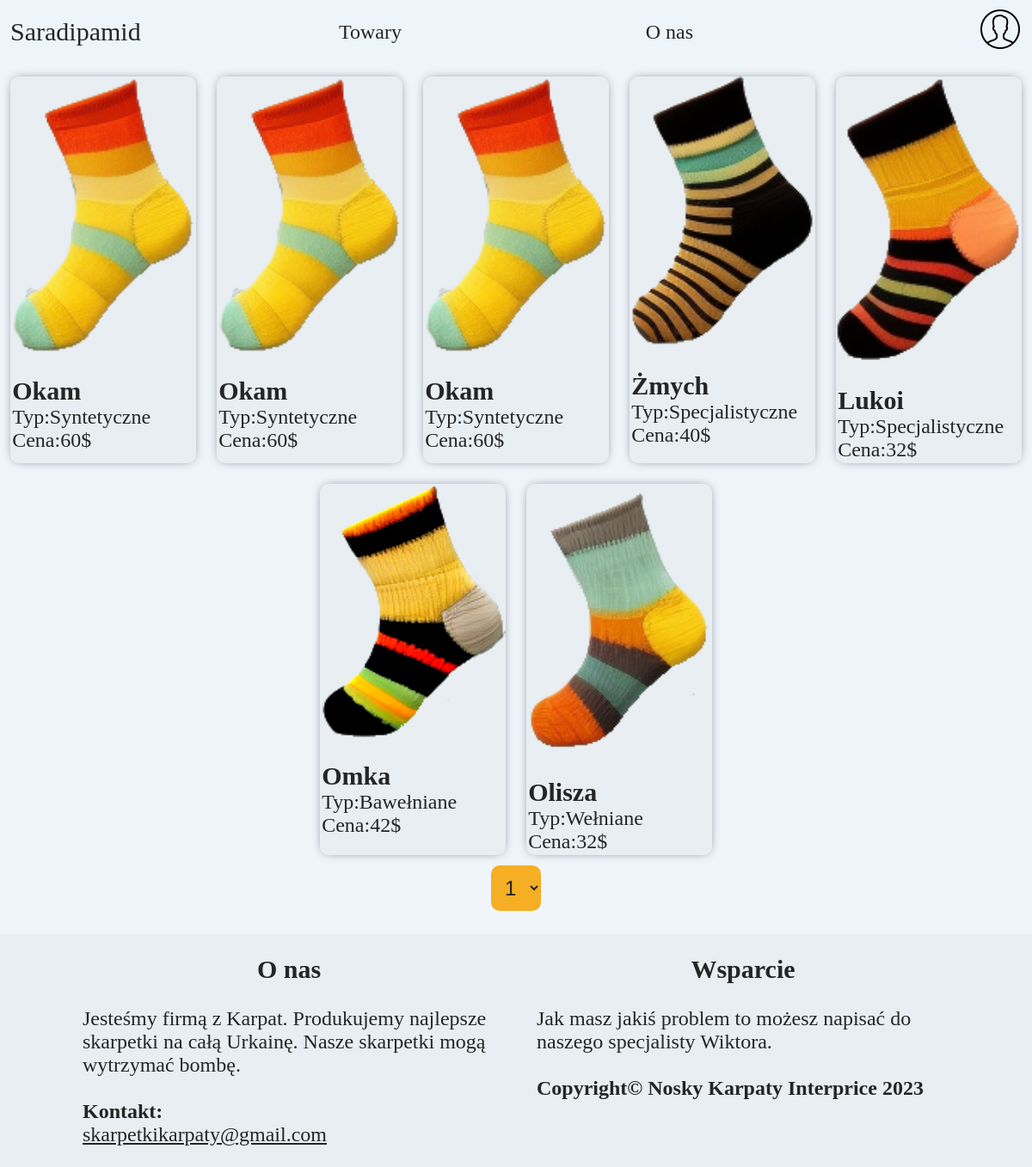
The app's page /alltow.php?page=1, older data.
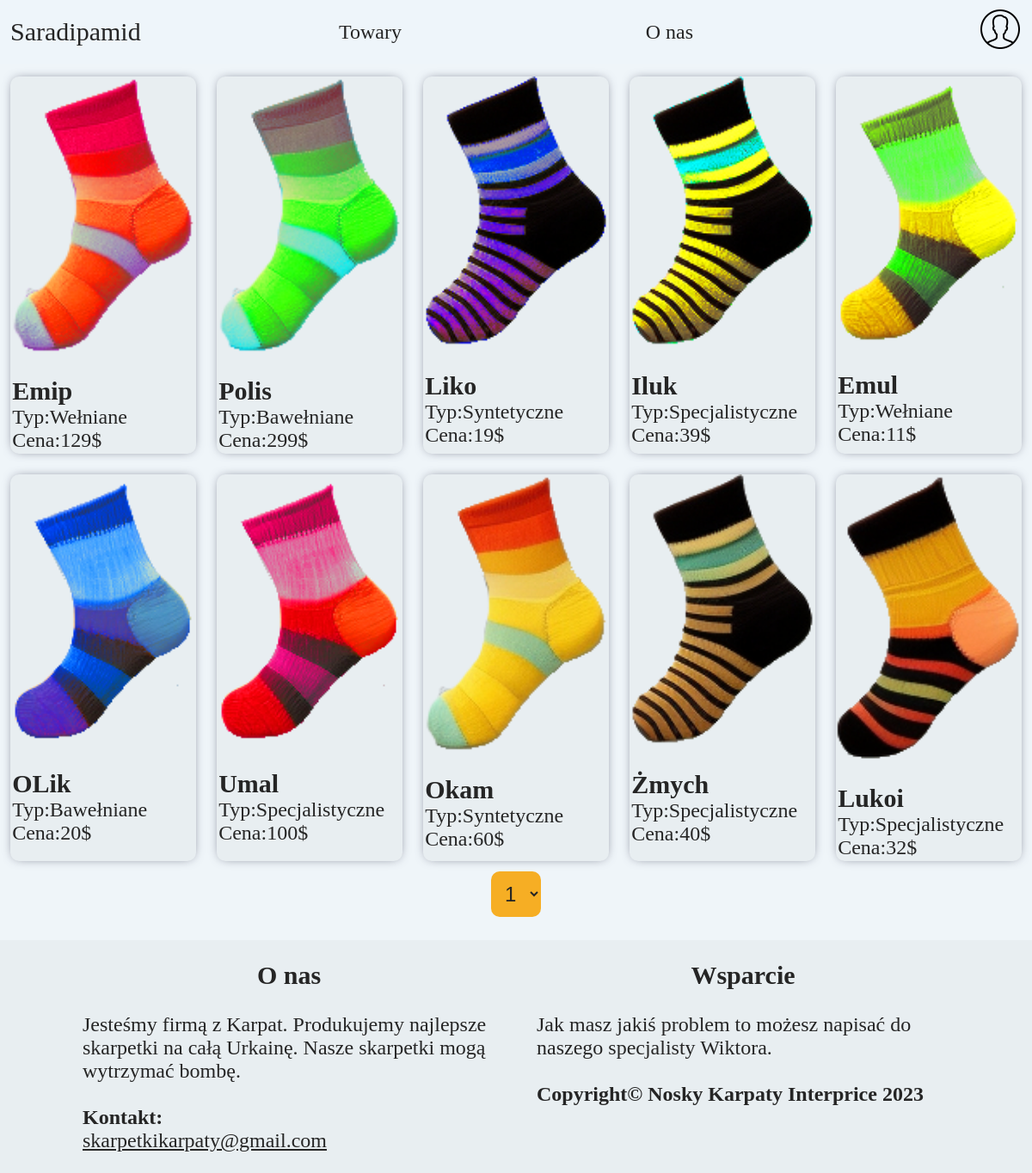
The same page, newer data.
### tables this page shows
CREATE TABLE `noski` (
  `id` int(11) NOT NULL AUTO_INCREMENT,
  `nazwa` text NOT NULL,
  `typ` int(11) NOT NULL,
  `cena` int(11) NOT NULL,
  `foto` varchar(255) NOT NULL,
  PRIMARY KEY (`id`),
  KEY `tym` (`typ`),
  CONSTRAINT `noski_ibfk_1` FOREIGN KEY (`typ`) REFERENCES `typy` (`id`)
);

CREATE TABLE `typy` (
  `id` int(11) NOT NULL AUTO_INCREMENT,
  `typ` enum('Wełniane','Bawełniane','Syntetyczne','Specjalistyczne') NOT NULL,
  `opis` varchar(20000) NOT NULL,
  PRIMARY KEY (`id`),
  UNIQUE KEY `inf2` (`opis`) USING HASH
);

### alltow.php (the view, shortened to what this page needs)
<?php
	require_once"connect.php";
	$page = $_GET['page'];
	$offset = ($page - 1) * 10;
	$com = "SELECT noski.id, noski.nazwa, noski.cena, noski.foto, typy.typ, typy.opis FROM noski, typy WHERE noski.typ = typy.typ ORDER BY noski.id DESC LIMIT 10 OFFSET $offset; ";
	$casd = mysqli_query($conn, $com);
?>
<!DOCTYPE html>
<html lang="pl-PL">
<head>
	<link rel="stylesheet" href="style.css">
</head>
<body>
	<header>
		<div class="menu menu1">
			<p><a style="font-size: 30px; text-decoration: none;" href="index.php">Saradipamid</a></p>
		</div>
		<div class="menu menu2">
			<a href="#towar">Towary</a>
			<a href="#stop">O nas</a>
		</div>
		<div class="menu menu3">
			<div class="log">
				<?php
				if (@$_SESSION['user']) {
					echo "
					<a href='profile.php' style='text-decoration: none;'>Witaj ".@$_SESSION['user']['imie']."</a>
					";
				}else {
					echo "
						<a href='login.php'>
							<img src='img/BBD/profile.png' alt=''>
						</a>
				";
				}
				?>
			</div>
		</div>
	</header>
	<br>
	<article id="towar">
		<?php
		while ($row = mysqli_fetch_assoc($casd)) {
			echo
			"
			<a class='to' href='insert.php?id=".$row['id']."'>
				<div class='tow'>
					<img src='".$row['foto']."'>
					<div>
						<h1 style='font-size: 30px;'>".$row['nazwa']."</h1>
						<p>Typ:".$row['typ']."</p>
						<p>Cena:".$row['cena']."$</p>
					</div>
				</div>
			</a>
			"
			;
		}
		?>
	</article>
		<select onchange="window.location.href=this.options[this.selectedIndex].value" name="" id="strona">
			<option value=""><?php echo $page;?></option>
		</select>
	<br>
	<footer id="stop">
		<div class="fot1">
			<h1>O nas</h1>
			<br>
			<p>Jesteśmy firmą z Karpat. Produkujemy najlepsze skarpetki na całą Urkainę. Nasze skarpetki mogą wytrzymać bombę.</p>
			<br>
			<h2>Kontakt:</h2><a href="#">skarpetkikarpaty@gmail.com</a>
		</div>
		<div class="fot2">
			<h1>Wsparcie</h1>
			<br>
			<p>Jak masz jakiś problem to możesz napisać do naszego specjalisty Wiktora.</p>
			<br>
			<h2>Copyright&copy Nosky Karpaty Interprice 2023</h2>
		</div>
	</footer>
</body>
</html>

### style.css (style rules this page uses)
* { margin: 0; padding: 0; font-size: 24px; color: #252525; }
html { height: 100%; box-sizing: border-box; }
body { background-color: #EFF5F9; position: relative; min-height: 100%; }
h1 { font-size: 30px; }
header { width: 100%; height: 50px; }
header>.menu { display: flex; float: left; padding: 1%; background-color: #EEF5FA; }
header>.menu1, .menu3 { width: 18%; height: 100%; background-color: #EEF5FA; }
header>.menu1>p { font-size: 30px; margin-top: auto; margin-bottom: auto; }
header>.menu2 { width: 58%; height: 100%; justify-content: space-around; }
header>.menu2>a { margin-top: auto; margin-bottom: auto; text-decoration: none; }
header>.menu3 { justify-content: right; align-items: center; }
header>.menu3>.log { float: right; }
#towar { width: 100%; display: flex; justify-content: center; flex-wrap: wrap; }
#towar>.to { margin: 1%; width: 18%; text-decoration: none; border-radius: 10px; background-color: #E8EEF1; box-shadow: 0px 0px 13px -5px rgba(66, 68, 90, 1); transition: .5s; }
#towar>.to>.tow>div { width: 98%; padding: 1%; }
#towar>.to>.tow>img { width: 100%; height: 70%; }
#strona { margin-left: auto; margin-right: auto; display: block; border: none; border-radius: 10px; padding: 1%; cursor: pointer; background-color: #f6ae24; font-style: 20px; }
footer { width: 100%; position: inherit; right: 0; bottom: 0; left: 0; background-color: #E8EEF1; display: flex; justify-content: center; }
footer>div { width: 40%; padding: 2%; }
footer>div>h1 { text-align: center; }

Row changes from the older to the newer data that the page shows:
removed noski: foto (picture), nazwa "Okam", typ.typ "Syntetyczne", cena "60"
no longer on this page (row unchanged): noski: foto (picture), nazwa "Omka", typ.typ "Bawełniane", cena "42"
no longer on this page (row unchanged): noski: foto (picture), nazwa "Olisza", typ.typ "Wełniane", cena "32"
added noski: foto (picture), nazwa "Emip", typ.typ "Wełniane", cena "129"
added noski: foto (picture), nazwa "Polis", typ.typ "Bawełniane", cena "299"
added noski: foto (picture), nazwa "Liko", typ.typ "Syntetyczne", cena "19"
added noski: foto (picture), nazwa "Iluk", typ.typ "Specjalistyczne", cena "39"
added noski: foto (picture), nazwa "Emul", typ.typ "Wełniane", cena "11"
changed noski: foto: a different picture; nazwa "Okam" → "OLik"; typ.typ "Syntetyczne" → "Bawełniane"; cena "60" → "20"
added noski: foto (picture), nazwa "Umal", typ.typ "Specjalistyczne", cena "100"
